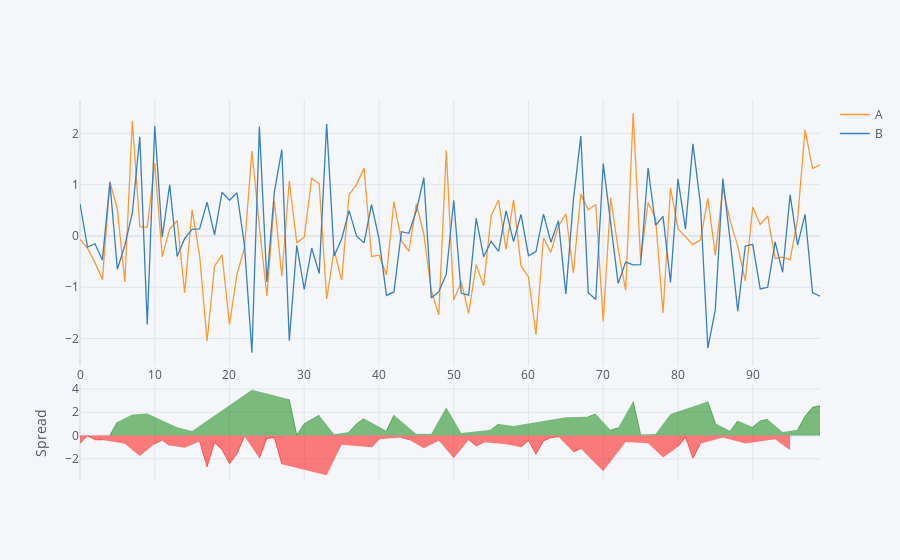

Notebook source saved alongside this figure:
### Code cell
#  spread between two stocks

df[['A', 'B']].iplot(kind='spread')
